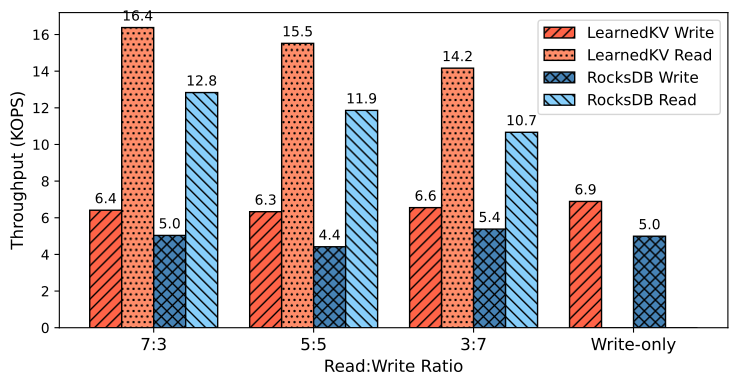

Python code for this plot:
import matplotlib.pyplot as plt
import numpy as np

def create_workload_performance_plot(font_size=12):
    # Data
    ratios = ['7:3', '5:5', '3:7', 'Write-only']
    index_types = ['LearnedKV', 'RocksDB']

    write_throughput = {
        'LearnedKV': [6.4123, 6.33099, 6.55235, 6.89228],
        'RocksDB': [5.037, 4.41871, 5.38359, 4.99085]
    }

    read_throughput = {
        'LearnedKV': [16.3787, 15.5195, 14.1641, 0],
        'RocksDB': [12.8332, 11.8593, 10.6654, 0]
    }

    # Set up the plot
    fig, ax = plt.subplots(figsize=(7.5, 4))

    # Set width of bars and positions
    bar_width = 0.2
    index = np.arange(len(ratios))
    r1 = index - 1.5 * bar_width
    r2 = index - 0.5 * bar_width
    r3 = index + 0.5 * bar_width
    r4 = index + 1.5 * bar_width

    # Colors for each index type (write and read)
    colors = {
        'LearnedKV': {'write': '#FF6347', 'read': '#FF8C69'},  # Tomato and Dark Salmon
        'RocksDB': {'write': '#4682B4', 'read': '#87CEFA'}  # Steel Blue and Light Sky Blue
    }

    # Textures for write and read
    textures = ['///', '...', 'xxx', '\\\\\\']

    # Create bars
    plt.bar(r1, write_throughput['LearnedKV'], color=colors['LearnedKV']['write'], hatch=textures[0], 
            width=bar_width, edgecolor='black', label='LearnedKV Write')
    plt.bar(r2, read_throughput['LearnedKV'], color=colors['LearnedKV']['read'], hatch=textures[1], 
            width=bar_width, edgecolor='black', label='LearnedKV Read')
    plt.bar(r3, write_throughput['RocksDB'], color=colors['RocksDB']['write'], hatch=textures[2], 
            width=bar_width, edgecolor='black', label='RocksDB Write')
    plt.bar(r4, read_throughput['RocksDB'], color=colors['RocksDB']['read'], hatch=textures[3], 
            width=bar_width, edgecolor='black', label='RocksDB Read')

    # Add labels and title
    plt.xlabel('Read:Write Ratio', fontsize=font_size)
    plt.ylabel('Throughput (KOPS)', fontsize=font_size)
    # plt.title('P3 Throughput Comparison Across Different Workloads', fontsize=font_size+2)
    plt.xticks(index, ratios, fontsize=font_size)
    plt.legend(fontsize=font_size-1)

    # Add value labels on top of each bar
    def add_labels(rects):
        for rect in rects:
            height = rect.get_height()
            if height > 0:  # Only add label if the height is greater than 0
                ax.annotate(f'{height:.1f}',
                            xy=(rect.get_x() + rect.get_width() / 2, height),
                            xytext=(0, 3),  # 3 points vertical offset
                            textcoords="offset points",
                            ha='center', va='bottom', fontsize=font_size-2)

    for rect in ax.patches:
        add_labels([rect])

    # Adjust layout and display
    plt.tight_layout()

    # Save the figure
    plt.savefig('readwrite_ratio_HDD.pdf', bbox_inches='tight')
    plt.savefig('readwrite_ratio_HDD.png', dpi=300, bbox_inches='tight')

    plt.show()

# Call the function with default font size
create_workload_performance_plot()

# To adjust font size, call with a different font size, e.g.:
# create_workload_performance_plot(font_size=12)
